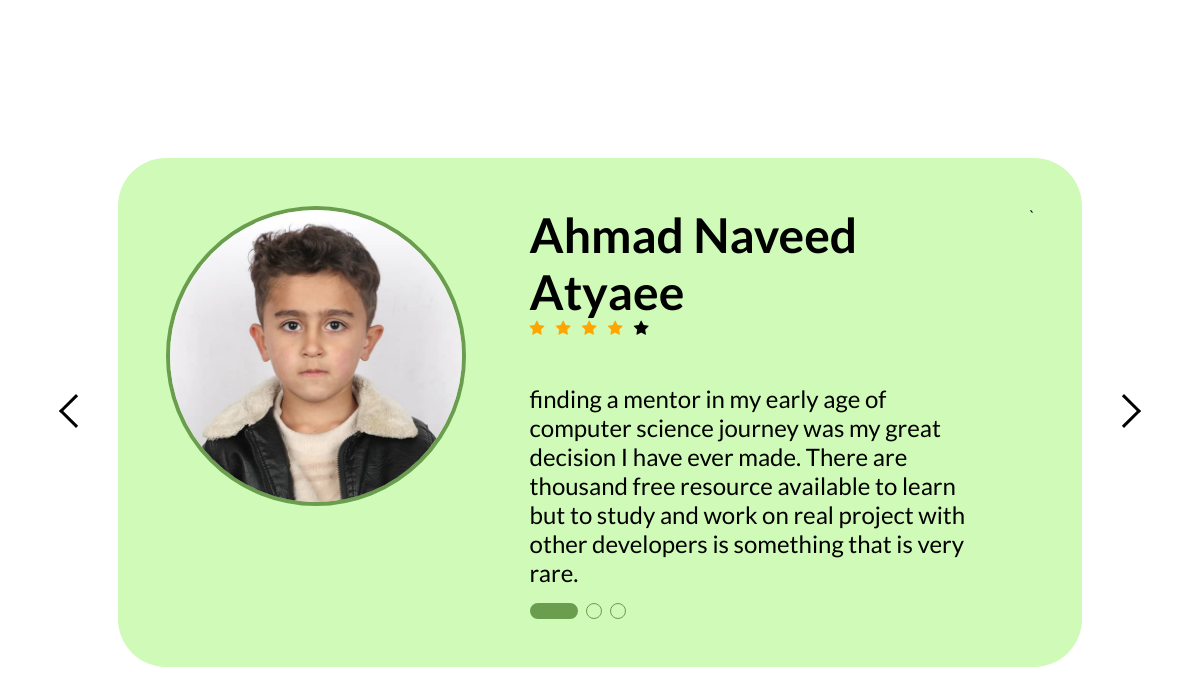
The page / on the database its author committed.
### tables this page shows
CREATE TABLE `slide` (
  `id` int(11) NOT NULL,
  `slider_title` varchar(255) NOT NULL,
  `slider_image` varchar(255) NOT NULL,
  `rating` int(10) NOT NULL,
  `slider_description` text NOT NULL
);

### index.php (the view, shortened to what this page needs)
<?php require '__partials/connection.php' ;
$sql_query = "SELECT * FROM slide";
$data = $connection->query($sql_query);
$results = $data->fetch_all(MYSQLI_ASSOC);
$ratingCount = 5;
?>
<!DOCTYPE html>
<html lang="en">
<head>
    <link rel="stylesheet" href="style.css">
    <link rel="stylesheet" href="https://cdnjs.cloudflare.com/ajax/libs/font-awesome/4.7.0/css/font-awesome.min.css">
</head>
<body>
    <div class="slider-container">
        <p><i class="arrow left" onclick="goPrev()" ></i></p>
        <div class="demo">
            <?php foreach ($results as $key=> $result) {
                ?>
                <div class="slider-content" data-id="<?=$key ?>">
                    <img src="images/<?= $result['slider_image']?>" alt="">
                    <div class="slider-text">
                        <h2><?= $result['slider_title'] ?></h2>
                        <div class="rating">
                            <?php
                             for($counter=0; $counter<$result['rating']; $counter++){
                                echo '<span class="fa fa-star rate checked"></span>';
                             }
                             for($counter=0;$counter<$ratingCount-$result['rating']; $counter++){
                                echo '<span class="fa fa-star rate"></span>';
                             }
                            ?>
                        </div>
                        <p> <?= $result['slider_description'] ?>
                        </p>
                        <div class="hole-btns">
                            <?php if(count($results)){
                                for($counter=0; $counter<count($results); $counter++){?>
                                    <span class='hole' data-id="<?=$counter?>"></span>
                                    <?php
                                }
                            }
                            ?>
                        </div>
                    </div>`
                </div>
           <?php  }?>
        </div>
        <p> <i class="arrow right arrow-right" onclick="goNext()"></i></p>
    </div>
</body>
</html>

### style.css (style rules this page uses)
body { font-family: 'Lato', sans-serif; }
*,p { margin: 0; padding: 0; box-sizing: border-box; }
.slider-container { display:flex; align-items: center; margin: 1% 4em; justify-content: center; }
.slider-content>img { width: 300px; height: 300px; border-radius: 50%; border:4px solid #6A9D4E; }
.slider-text>h2 { font-size: 3rem; margin: 0; }
.slider-text>p { font-size: 1.5rem; margin-top: 2em; }
.rating { display: flex; gap: .7em; }
.checked { color: orange; }
.arrow { border: solid black; border-width: 0 3px 3px 0; display: inline-block; padding: 3px; width: 1.5em; height: 1.5em; cursor: pointer; }
.right { transform: rotate(-45deg); -webkit-transform: rotate(-45deg); }
.left { transform: rotate(135deg); -webkit-transform: rotate(135deg); }
.hole-btns { display: flex; column-gap: .5em; padding-top: 1em; }
.hole { width: 1em; height: 1em; border-radius: 50%; border: 1px solid #6A9D4E; cursor: pointer; }
.active { width: 3em; height: 1em; border-radius: 10px; border: 2px solid #6A9D4E; background-color: #6A9D4E; }
.demo { position: relative; width: 90%; height: 100vh; margin:auto; display: flex; gap: 1em; align-items: center; scroll-snap-align: center; overflow: hidden; transform-origin: center center; }
.slider-content { background-color: #CFFAB7; padding: 3em; display: flex; justify-content: center; gap: 4em; border-radius:48px; position: absolute; width: 100%; transition: 1s; }

### rows shown on the page
slide: slider_image (picture), slider_title "Ahmad Naveed Atyaee", rating 4 (drawn), slider_description "finding a mentor in my early age of computer science journey was my great decision I have ever made. There are thousand free resource available to learn but to study and work on real project with other developers is something that is very rare."
